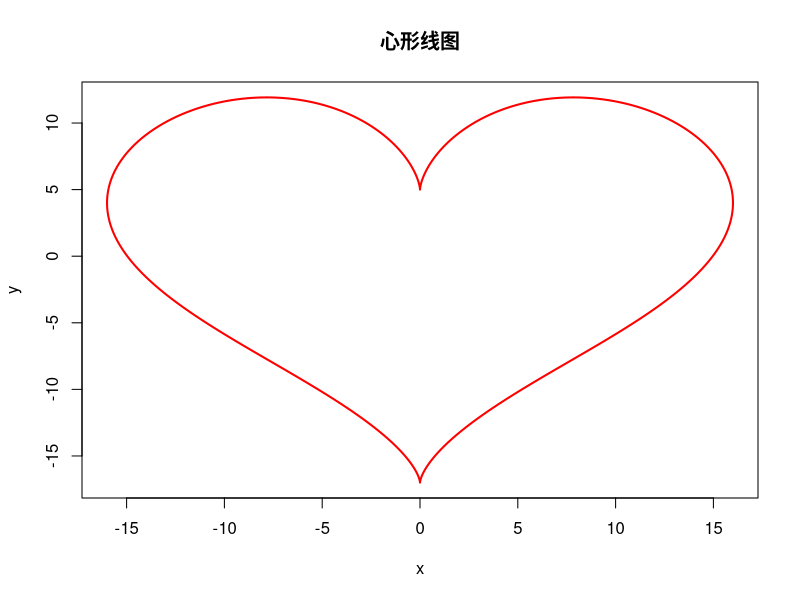

Write R code to recreate this figure.
# 绘制心形线图commit1128
t <- seq(0, 2*pi, length.out = 1000)
x <- 16 * sin(t) ^3
y <- 13 * cos(t) - 5 * cos(2*t) - 2 * cos(3*t) - cos(4*t)

plot(x, y, type = "l", col = "red", lwd = 2,
     xlab = "x", ylab = "y", main = "心形线图")

